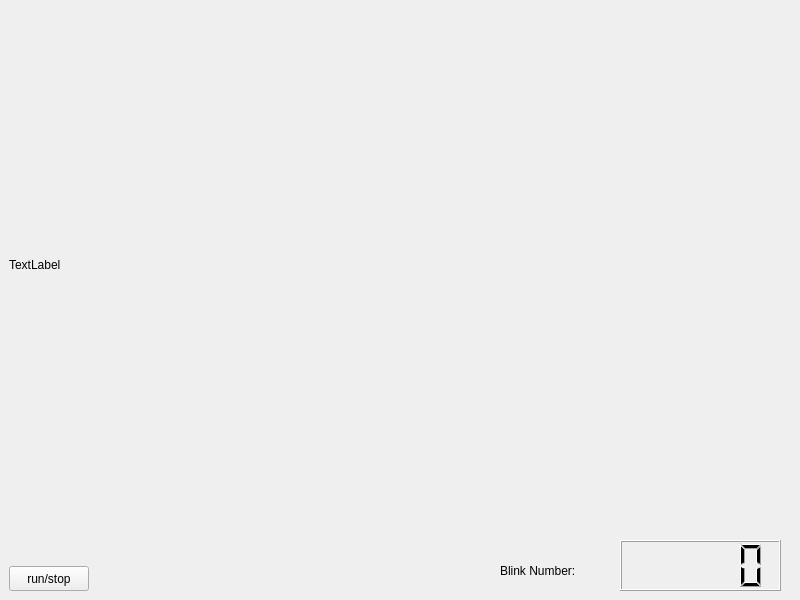
<?xml version="1.0" encoding="UTF-8"?>
<ui version="4.0">
 <class>Widget</class>
 <widget class="QWidget" name="Widget">
  <property name="geometry">
   <rect>
    <x>0</x>
    <y>0</y>
    <width>800</width>
    <height>600</height>
   </rect>
  </property>
  <property name="windowTitle">
   <string>Widget</string>
  </property>
  <widget class="QLabel" name="label">
   <property name="geometry">
    <rect>
     <x>9</x>
     <y>9</y>
     <width>771</width>
     <height>511</height>
    </rect>
   </property>
   <property name="text">
    <string>TextLabel</string>
   </property>
  </widget>
  <widget class="QPushButton" name="toggleButton">
   <property name="geometry">
    <rect>
     <x>9</x>
     <y>566</y>
     <width>80</width>
     <height>25</height>
    </rect>
   </property>
   <property name="text">
    <string>run/stop</string>
   </property>
  </widget>
  <widget class="QLCDNumber" name="lcdNumber">
   <property name="geometry">
    <rect>
     <x>620</x>
     <y>540</y>
     <width>161</width>
     <height>51</height>
    </rect>
   </property>
  </widget>
  <widget class="QLabel" name="eyeBlinkNum">
   <property name="geometry">
    <rect>
     <x>500</x>
     <y>550</y>
     <width>111</width>
     <height>41</height>
    </rect>
   </property>
   <property name="text">
    <string>Blink Number: </string>
   </property>
  </widget>
 </widget>
 <resources/>
 <connections/>
</ui>
